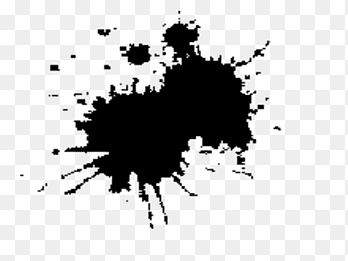
#> input picture background/vetmuc.png, 348 x 261 px
$ python background_process.py
#> lines starting #> are read from the running program, lines starting #| are printed output that depends on the picture; after the words box and inside, x2 and y2 are one past the last pixel; in counts of white or black regions, pixels touching at a corner belong together
#> further down, img is the input picture: shape (261, 348, 3); min 0, max 255, mean 200.7
import cv2

from augment import *


def background_preprocess(img_array):
    brown_lo = np.array([0])
    brown_hi = np.array([200])

    hsv = cv2.cvtColor(img_array, cv2.COLOR_BGR2GRAY)
    mask = cv2.inRange(hsv, brown_lo, brown_hi)
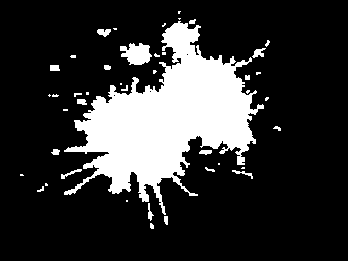
#> mask: shape (261, 348); 19.7% white; 43 white regions (22 under 20 px), largest, box (x1, y1, x2, y2) and area: (64, 21, 264, 215) 16418, (120, 43, 152, 65) 486, (97, 29, 111, 37) 77
    h, w = np.where(mask <= 0)

    new_image = img_array.copy()
    new_image[h, w] = (255, 255, 255)
    return new_image


image_path = "./background/vetmuc.png"
img = cv2.imread(image_path)
new_img = background_preprocess(img)
cv2.imwrite("./background/vetmuc_background.jpg", new_img)
